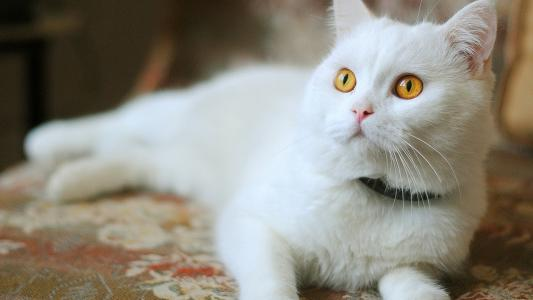
#> input picture SVD/my_test_images/cat1.jpg, 533 x 300 px, found by its file name
$ python svd.py
#> lines starting #> are read from the running program, lines starting #| are printed output that depends on the picture

from PIL import Image
import numpy as np
import math
import matplotlib.pyplot as plt
from numpy import linalg as la


# 图片转换为矩阵
def ImageToMatrix(filename):
    # 读取图片
    im = Image.open(filename)
#> im is the input picture: PIL image 533x300 RGB; mean R, G, B 142.2, 138.2, 127.3
    # 显示图片
    width,height = im.size
#> width = 533; height = 300
    im = im.convert("L")
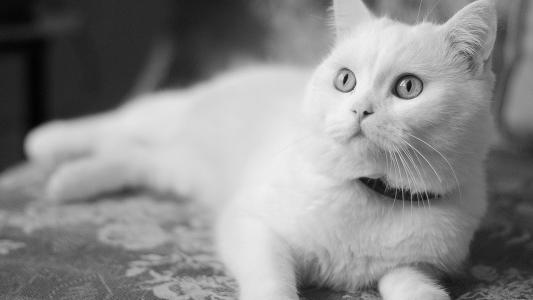
#> im: PIL image 533x300 L; min 0, max 251, mean 138.2
    data = im.getdata()
    data = np.matrix(data,dtype='float')/255.0
    #new_data = np.reshape(data,(width,height))
    new_data = np.reshape(data,(height,width))
    return new_data


# 举证转换为图片
def MatrixToImage(data):
    data = data*255
    new_im = Image.fromarray(data.astype(np.uint8))
    return new_im


# SVD 分解函数

def ImageSVD_bylib(imageData,r = 100):
	## imageDate 输入数据
	## r 该SVD的sigma矩阵取前r个特征值
	## return SVD后的矩阵
#> called with r = 20
	m,n = imageData.shape
#> m = 300; n = 533
	print(m,n)
#| 300 533
	min_shape = min(m,n)
#> min_shape = 300
	U,sigma,VT=la.svd(imageData)
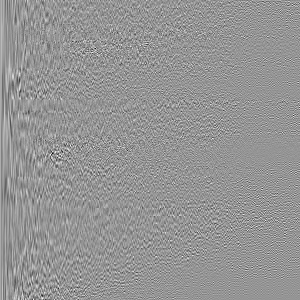
#> U: shape (300, 300) float64; min -0.429, max 0.305, mean 0.000195; drawn with min black and max white
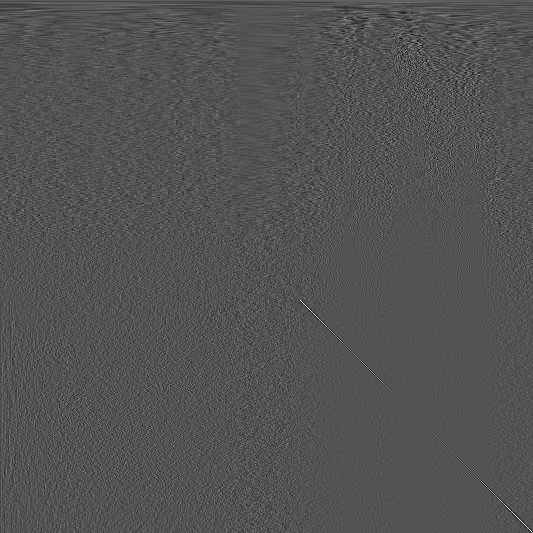
#> VT: shape (533, 533) float64; min -0.312, max 0.643, mean 7.5e-05; drawn with min black and max white
#> sigma = 300 values, max 229.1 at index 0, min 0.00988 at index 299, mean 1.78


	U_r = U[:,0:r]
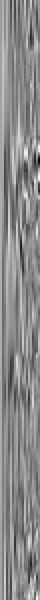
#> U_r: shape (300, 20) float64 (shown 2 times larger); min -0.259, max 0.221, mean 0.00297; drawn with min black and max white
	VT_r = VT[0:r,:]
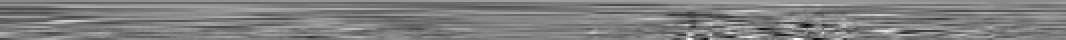
#> VT_r: shape (20, 533) float64 (shown 2 times larger); min -0.233, max 0.235, mean 0.00217; drawn with min black and max white
	sigma = sigma[0:r]
#> sigma = 20 values, max 229.1 at index 0, min 2.67 at index 19, mean 21.77

	S = np.zeros((r, r), dtype=complex)
	S[:r, :r] = np.diag(sigma)
	print(S)

	data_SVD = np.dot(U_r, np.dot(S, VT_r))
	print(np.allclose(imageData, np.dot(U_r, np.dot(S, VT_r))))
	return data_SVD

'''
# SVD 分解函数
def ImageSVD(imageData,k = 10):
	m, n = imageData.shape
	k = n
	imageData_T = imageData.T
	# print(np.dot(imageData,imageData_T))
	# print(np.dot(imageData_T,imageData))

	print("the shape of image is :" + str(imageData.shape))
	# 特征值赋值给a，特征向量赋值给b
	U_a, U_b = np.linalg.eig(np.dot(imageData, imageData_T))
	V_a, V_b = np.linalg.eig(np.dot(imageData_T, imageData))

	print("U_b = " + str(U_b))
	print("V_b = " + str(V_b))

	sorted_indices = np.argsort(V_a)
	topk_Vb = V_b[:, sorted_indices[:-k - 1:-1]] * -1

	U_a = np.matrix(U_a)
	U_b = np.matrix(U_b)
	V_a = np.matrix(V_a)
	V_b = np.matrix(topk_Vb)


	print("the length of U_a is :" + str(U_a.shape))
	print("the shape of U_b is :" + str(U_b.shape))
	print("the length of V_a is :" + str(V_a.shape))
	print("the shape of V_b is :" + str(V_b.shape))

	U_a = U_a.reshape(m, 1)
	U = U_b.reshape(m, m)
	V_a = V_a.reshape(n, 1)
	V = V_b.reshape(n, n)
	print("U = " + str(U))

	print("V_sort = " + str(V))
	S = np.zeros((m, n))
	for i in range(min(m, n)):
		S[i][i] = math.sqrt(U_a[i][0])
		# [5 lines of commented-out code are left out]
	temp = np.dot(U, S)
	# print(V[2])

	print("V=" + str(V))
	AAA = np.dot(temp, V.T)
	# print(type(AAA[0][0]))
	# print(AAA[0][0].shape)
	print("res = " + str(AAA))
	S_size = np.zeros((k, k))

	return AAA

'''

if __name__ == "__main__":

	# 图片路径
	filename = "/home/eason/Desktop/机器学习/SVD/my_test_images/cat1.jpg"

	# 与图片数据转化为矩阵，并显示原图
	data = ImageToMatrix(filename)
	old_img = MatrixToImage(data)
	old_img.show()
	plt.imshow(old_img)

	# 将图片矩阵数据进行SVD，将结果返回，并绘制SVD后的图片
	new_svd_data = ImageSVD_bylib(data,r = 20)
	new_im = MatrixToImage(new_svd_data)

	# 显示变换后的图片并保存
	new_im.show()
	new_im.save('cat_1.jpg')
	# plt.figure("dog")
	# plt.imshow(new_im)
	# plt.show()

$ run again, with SVD/my_test_images/car2.jpg copied over SVD/my_test_images/cat1.jpg
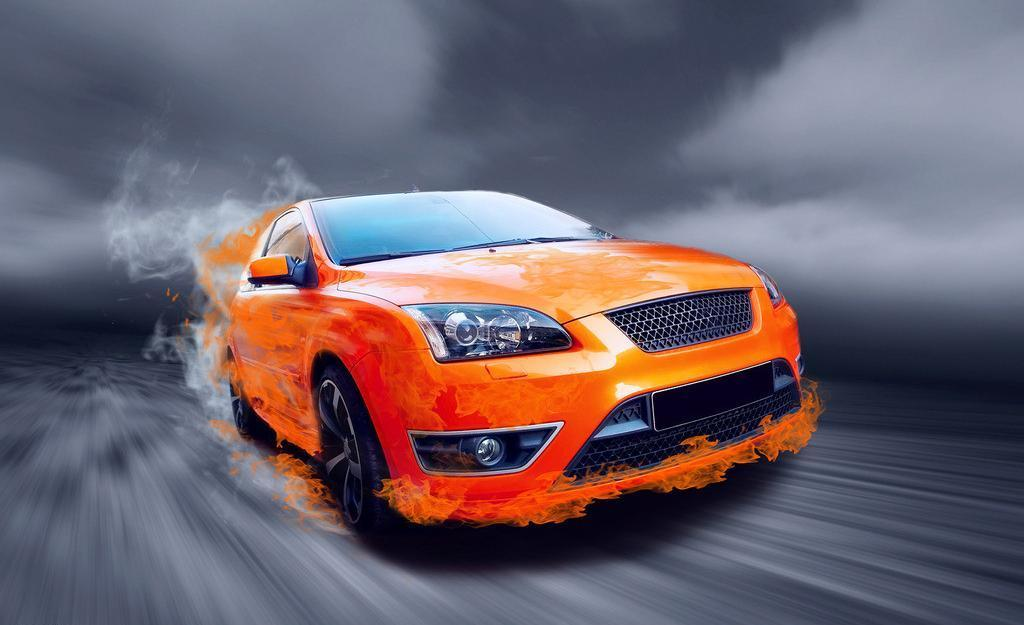
#> input picture SVD/my_test_images/car2.jpg, 1024 x 625 px, found by its file name
#> in ImageToMatrix, im is the input picture: PIL image 1024x625 RGB; mean R, G, B 109.3, 97.6, 107.2
#> im: PIL image 1024x625 L
#| 625 1024
#> in ImageSVD_bylib, `U,sigma,VT=la.svd(imageData)`:
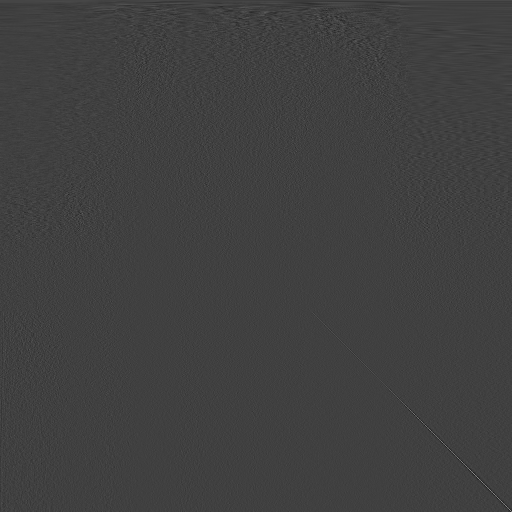
#> VT: shape (1024, 1024) float64 (shown at 1/2 size); min -0.272, max 0.805, mean 2.92e-05; drawn with min black and max white
#> in ImageSVD_bylib, `U,sigma,VT=la.svd(imageData)`: sigma = 625 values, max 334.7 at index 0, min 0.00846 at index 624, mean 1.99
#> in ImageSVD_bylib, `sigma = sigma[0:r]`: sigma = 20 values, max 334.7 at index 0, min 7.46 at index 19, mean 36.41
#> in MatrixToImage (call 2), `new_im = Image.fromarray(data.astype(np.uint8))`:
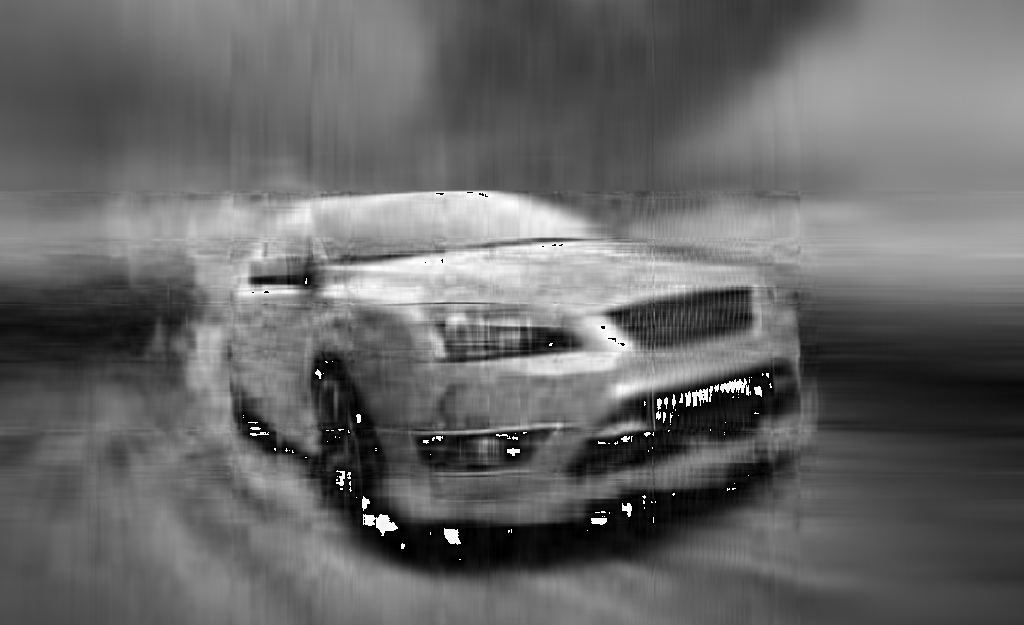
#> new_im: PIL image 1024x625 L; min 0, max 255, mean 102.8
